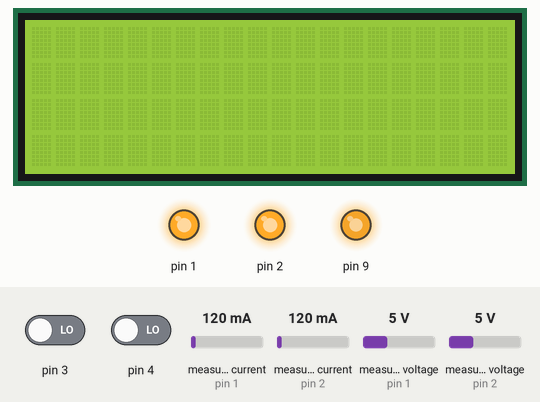
This sketch was run on a simulated Arduino Uno, built with avr-gcc and run on an emulated ATmega328P. Parts: 20×4 character LCD, output pins drawn as LEDs (lit = HIGH). Inputs (shaded band) come from the test bench; at power-on: measured voltage (sensors on pin 2, pin 1) 5 V, measured current (sensors on pin 1, pin 2) 120 mA, pin 3 LOW, pin 4 LOW.

Above: at 1.2 s.
1.3 s: measured voltage (sensor on pin 2) set to 10.8 V
3.2 s: measured voltage (sensor on pin 2) set to 11.2 V
At 4.9 s:
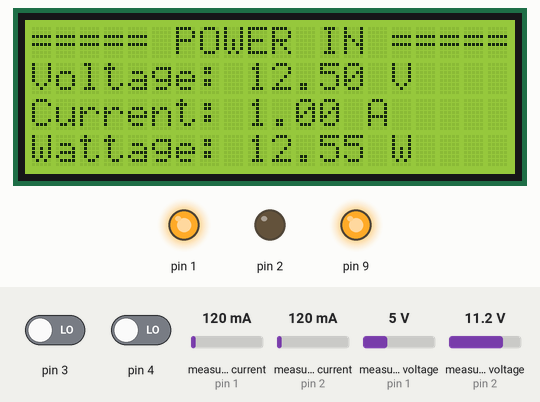
5.1 s: measured current (sensor on pin 1) set to 40 mA
At 6.8 s:
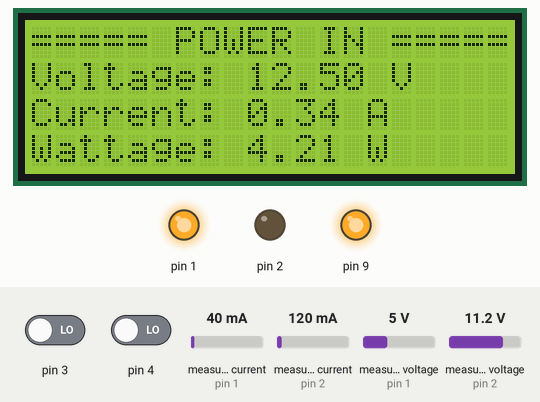
7.8 s: measured voltage (sensor on pin 1) set to 0.3 V
At 10.0 s:
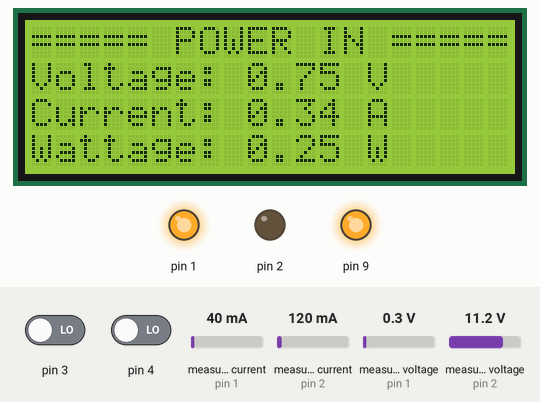
10.3 s: measured current (sensor on pin 1) set to 500 mA
At 12.3 s:
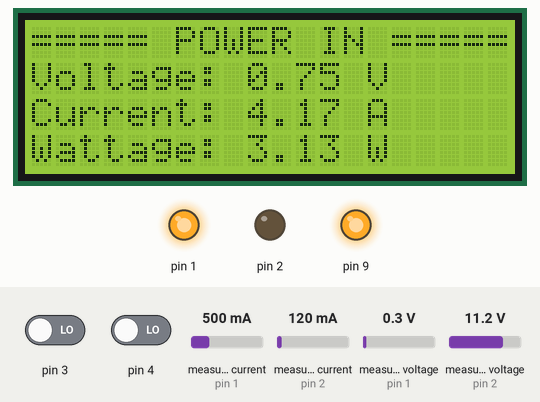
12.8 s: measured voltage (sensor on pin 1) set to 3.8 V
At 14.5 s:
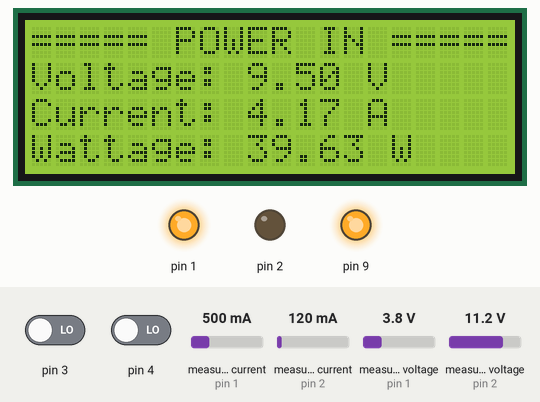
Timing chart, 0 to 16.0 s (numbered marks = the images above; inputs shaded):
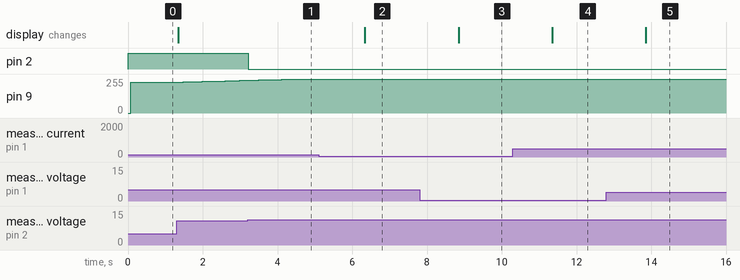

The sketch:

mppt-solar.ino
```cpp
#include <TimerOne.h>
#include "FancyI2CLiquidCrystal.h"
#include "AdafruitFixedSensorMeasurer.h"
#include "Button.h"

/// <summary>
/// Shutdown digital pin (D1)
/// </summary>
const int shutdownDigitalPin(1);

/// <summary>
/// Load disconnect digital pin (D2)
/// </summary>
const int loadDisconnectDigitalPin(2);

/// <summary>
/// Move cursor up digital pin (D3)
/// </summary>
const int moveCursorUpDigitalPin(3);

/// <summary>
/// Move cursor down digital pin (D4)
/// </summary>
const int moveCursorDownDigitalPin(4);

/// <summary>
/// PWM signal digital pin (D9)
/// </summary>
const int pwmSignalDigitalPin(9);

/// <summary>
/// Scenes count
/// </summary>
const int scenesCount(4);

/// <summary>
/// Maximal inactive loop count
/// </summary>
const int maxInactiveLoopCount(10800);

/// <summary>
/// Battery minimum voltage
/// </summary>
const double batteryMinVoltage(21.6);

/// <summary>
/// Battery maximal voltage
/// </summary>
const double batteryMaxVoltage(27.36);

/// <summary>
/// Load reconnect voltage
/// </summary>
const double loadReconnectVoltage(25.36);

/// <summary>
/// Duty cycle step
/// </summary>
int dutyCycleStep(1);

/// <summary>
/// Currently is positive
/// </summary>
bool currentIsPositive(false);

/// <summary>
/// Current duty cycle
/// </summary>
int currentDutyCycle(0x39A);

/// <summary>
/// Screen update loop count
/// </summary>
int screenUpdateLoopCount(0);

/// <summary>
/// Done nothing loop count
/// </summary>
int doneNothingLoopCount(0);

/// <summary>
/// Scenes
/// </summary>
void(*scenes[scenesCount])();

/// <summary>
/// Voltage input
/// </summary>
double voltageIn;

/// <summary>
/// Current input
/// </summary>
double currentIn;

/// <summary>
/// Voltage output
/// </summary>
double voltageOut;

/// <summary>
/// Current output
/// </summary>
double currentOut;

/// <summary>
/// Is inactive loop count
/// </summary>
int isInactiveLoopCount(0);

/// <summary>
/// Selected scene index
/// </summary>
int selectedSceneIndex(0);

/// <summary>
/// Is load disconnected
/// </summary>
bool isLoadDisconnected(false);

/// <summary>
/// LCD
/// </summary>
FancyI2CLiquidCrystal lcd(20, 4);

/// <summary>
/// Sensor input measurer
/// </summary>
AdafruitFixedSensorMeasurer sensorInputMeasurer(0x41, 2.499698795180723, 0.0, 0.0083375020843755, 0.4);

/// <summary>
/// Sensor output measurer
/// </summary>
AdafruitFixedSensorMeasurer sensorOutputMeasurer(0x42, 2.499698795180723, 0.0, 0.0083640013382402, 0.4);

/// <summary>
/// Up button
/// </summary>
Button upButton(moveCursorUpDigitalPin, []()
{
	scenes[selectedSceneIndex]();
}, []()
{
	if (isInactiveLoopCount >= maxInactiveLoopCount)
	{
		lcd.Backlight();
	}
	else
	{
		--selectedSceneIndex;
		if (selectedSceneIndex < 0)
		{
			selectedSceneIndex = scenesCount - 1;
		}
	}
	scenes[selectedSceneIndex]();
	isInactiveLoopCount = 0;
});

/// <summary>
/// Down button
/// </summary>
Button downButton(moveCursorDownDigitalPin, []()
{
	scenes[selectedSceneIndex]();
}, []()
{
	if (isInactiveLoopCount >= maxInactiveLoopCount)
	{
		lcd.Backlight();
	}
	else
	{
		++selectedSceneIndex;
		if (selectedSceneIndex >= scenesCount)
		{
			selectedSceneIndex = 0;
		}
	}
	scenes[selectedSceneIndex]();
	isInactiveLoopCount = 0;
});

/// <summary>
/// Clamp value
/// </summary>
template <class T> T Clamp(T val, T min, T max)
{
	return ((val < min) ? min : ((val > max) ? max : val));
}

/// <summary>
/// Optimize duty cycle
/// </summary>
void OptimizeDutyCycle(bool isPositive)
{
	if (currentIsPositive == isPositive)
	{
		dutyCycleStep = Clamp(dutyCycleStep + 1, 0, 100);
	}
	else
	{
		currentIsPositive = isPositive;
		dutyCycleStep = 1;
	}
}

/// <summary>
/// Get next MPPT duty cycle
/// </summary>
int GetNextMPPTDutyCycle(double voltage, double current, double lastVoltage, double lastCurrent, int dutyCycle)
{
	int ret(Clamp(dutyCycle, 0x0, 0x3FF));
	double delta_input_voltage(voltage - lastVoltage);
	double delta_input_power((voltage * current) - (lastVoltage * lastCurrent));
	if (delta_input_power <= -0.001)
	{
		if (delta_input_voltage < 0.0)
		{
			ret -= dutyCycleStep / 10;
			OptimizeDutyCycle(false);
		}
		else
		{
			ret += dutyCycleStep / 10;
			OptimizeDutyCycle(true);
		}
	}
	else if (delta_input_power >= 0.001)
	{
		if (delta_input_voltage < 0.0)
		{
			ret += dutyCycleStep / 10;
			OptimizeDutyCycle(true);
		}
		else
		{
			ret -= dutyCycleStep / 10;
			OptimizeDutyCycle(false);
		}
	}
	return Clamp(ret, 0x0, 0x3FF);
}

// Arduino setup
void setup()
{
	// 20 us <=> 50 kHz
	Timer1.initialize(20);
	pinMode(shutdownDigitalPin, OUTPUT);
	pinMode(loadDisconnectDigitalPin, OUTPUT);
	pinMode(moveCursorUpDigitalPin, INPUT);
	pinMode(moveCursorDownDigitalPin, INPUT);
	pinMode(pwmSignalDigitalPin, OUTPUT);
	digitalWrite(shutdownDigitalPin, HIGH);
	digitalWrite(loadDisconnectDigitalPin, HIGH);
	lcd.Begin();
	sensorInputMeasurer.Begin();
	sensorOutputMeasurer.Begin();
	scenes[0] = []()
	{
		lcd.PrintLine(0, "===== POWER IN =====");
		lcd.PrintLine(1, "Voltage: ");
		lcd.Print(voltageIn);
		lcd.Print(" V");
		lcd.PrintLine(2, "Current: ");
		lcd.Print(currentIn);
		lcd.Print(" A");
		lcd.PrintLine(3, "Wattage: ");
		lcd.Print(voltageIn * currentIn);
		lcd.Print(" W");
	};
	scenes[1] = []()
	{
		lcd.PrintLine(0, "==== BATTERY IN ====");
		lcd.PrintLine(1, "Voltage: ");
		lcd.Print(isLoadDisconnected ? "true" : "false");
		//lcd.Print(voltageOut);
		lcd.Print(" V");
		lcd.PrintLine(2, "Current: ");
		lcd.Print(currentOut);
		lcd.Print(" A");
		lcd.PrintLine(3, "Wattage: ");
		lcd.Print(voltageOut * currentOut);
		lcd.Print(" W");
	};
	scenes[2] = []()
	{
		lcd.PrintLine(0, "=== BATTERY STATS ==");
		lcd.PrintLine(1, ".__________________.");
		lcd.SetCursor(6, 1);
		lcd.Print(((Clamp(voltageOut, batteryMinVoltage, batteryMaxVoltage) - batteryMinVoltage) * 100.0) / (batteryMaxVoltage - batteryMinVoltage));
		lcd.Print("%");
		lcd.PrintLine(2, "|                  |");
		lcd.SetCursor(1, 2);
		for (int i(0), sz(((Clamp(voltageOut, batteryMinVoltage, batteryMaxVoltage) - batteryMinVoltage) * 18.0) / (batteryMaxVoltage - batteryMinVoltage)); i < sz; i++)
		{
			lcd.Print("=");
			//lcd.Print("░");
		}
		lcd.PrintLine(3, "'------------------'");
	};
	scenes[3] = []()
	{
		lcd.PrintLine(0, "==== EFFICIENCY ====");
		lcd.PrintLine(1, "");
		lcd.PrintLine(2, "      ");
		lcd.Print(Clamp(((voltageOut * currentOut) * 100.0) / (voltageIn * currentIn), 0.0, 100.0));
		lcd.Print("%");
		lcd.PrintLine(3, "");
	};
}

// Arduino loop
void loop()
{
	// MPPT
	double last_voltage(sensorInputMeasurer.GetLastVoltage());
	double last_current(sensorInputMeasurer.GetLastCurrent());
	voltageIn = sensorInputMeasurer.MeasureVoltage();
	currentIn = sensorInputMeasurer.MeasureCurrent();
	voltageOut = sensorOutputMeasurer.MeasureVoltage();
	currentOut = sensorOutputMeasurer.MeasureCurrent();
	double delta_power((voltageIn * currentIn) - (last_voltage * last_current));
	int last_duty_cycle(currentDutyCycle);
	currentDutyCycle = GetNextMPPTDutyCycle(voltageIn, currentIn, last_voltage, last_current, currentDutyCycle);
	if (currentDutyCycle == last_duty_cycle)
	{
		++doneNothingLoopCount;
	}
	else
	{
		doneNothingLoopCount = 0;
	}
	if (voltageOut > batteryMaxVoltage)
	{
		if (!isLoadDisconnected)
		{
			isLoadDisconnected = true;
			digitalWrite(loadDisconnectDigitalPin, LOW);
		}
	}
	if (voltageOut < loadReconnectVoltage)
	{
		if (isLoadDisconnected)
		{
			isLoadDisconnected = false;
			digitalWrite(loadDisconnectDigitalPin, HIGH);
		}
	}
	if (doneNothingLoopCount >= 160)
	{
		if ((doneNothingLoopCount % 5) == 0)
		{
			currentDutyCycle = Clamp(currentDutyCycle + 1, 0, 0x3FF);
		}
	}
	Timer1.pwm(pwmSignalDigitalPin, currentDutyCycle);
	upButton.Update();
	downButton.Update();
	++screenUpdateLoopCount;
	if ((screenUpdateLoopCount % 180) == 0)
	{
		screenUpdateLoopCount = 0;
		scenes[selectedSceneIndex]();
	}
	isInactiveLoopCount = Clamp(isInactiveLoopCount + 1, 0, maxInactiveLoopCount + 1);
	if (isInactiveLoopCount == maxInactiveLoopCount)
	{
		lcd.NoBacklight();
	}
}
```

AdafruitFixedSensorMeasurer.cpp
```cpp
#include "Arduino.h"
#include "AdafruitFixedSensorMeasurer.h"

/// <summary>
/// Constructor
/// </summary>
AdafruitFixedSensorMeasurer::AdafruitFixedSensorMeasurer(int mode, double busVoltageMultiplier, double busVoltageOffset, double currentMultiplier, double currentOffset) : measurer(mode), busVoltageMultiplier(busVoltageMultiplier), busVoltageOffset(busVoltageOffset), currentMultiplier(currentMultiplier), currentOffset(currentOffset)
{
	//
}

/// <summary>
/// Begin measurer
/// </summary>
void AdafruitFixedSensorMeasurer::Begin()
{
	measurer.begin();
}

/// <summary>
/// Measure voltage
/// </summary>
double AdafruitFixedSensorMeasurer::MeasureVoltage()
{
	return voltageMeasurements.AddMeasurement(busVoltageMultiplier * (measurer.getBusVoltage_V() + busVoltageOffset));
}

/// <summary>
/// Measure current
/// </summary>
double AdafruitFixedSensorMeasurer::MeasureCurrent()
{
	return currentMeasurements.AddMeasurement(currentMultiplier * (measurer.getCurrent_mA() + currentOffset));
}

/// <summary>
/// Get last measured voltage
/// </summary>
double AdafruitFixedSensorMeasurer::GetLastVoltage()
{
	return voltageMeasurements.GetLastMeasurement();
}

/// <summary>
/// Get last measured current
/// </summary>
double AdafruitFixedSensorMeasurer::GetLastCurrent()
{
	return currentMeasurements.GetLastMeasurement();
}
```

AdafruitFixedSensorMeasurer.h
```cpp
#ifndef __ADAFRUIT_FIXED_SENSOR_MEASURER_H__
#	define __ADAFRUIT_FIXED_SENSOR_MEASURER_H__

#	include <Adafruit_INA219.h>
#	include "Measurements.h"

/// <summary>
/// Adafruit fixed sensor measurer class
/// </summary>
class AdafruitFixedSensorMeasurer
{
private:
	/// <summary>
	/// Measurer
	/// </summary>
	Adafruit_INA219 measurer;

	/// <summary>
	/// Bus voltage multiplier
	/// </summary>
	double busVoltageMultiplier;

	/// <summary>
	/// Bus voltage offset
	/// </summary>
	double busVoltageOffset;

	/// <summary>
	/// CUrrent multiplier
	/// </summary>
	double currentMultiplier;

	/// <summary>
	/// Current offset
	/// </summary>
	double currentOffset;

	/// <summary>
	/// VOltage measurements
	/// </summary>
	Measurements voltageMeasurements;

	/// <summary>
	/// Current measurements
	/// </summary>
	Measurements currentMeasurements;

	/// <summary>
	/// Measurement current count
	/// </summary>
	unsigned int measurementCurrentCount;

	AdafruitFixedSensorMeasurer();
	AdafruitFixedSensorMeasurer(const AdafruitFixedSensorMeasurer &);

	AdafruitFixedSensorMeasurer & operator = (const AdafruitFixedSensorMeasurer &);
public:
	/// <summary>
	/// Constructor
	/// </summary>
	AdafruitFixedSensorMeasurer(int mode, double busVoltageMultiplier, double busVoltageOffset, double currentMultiplier, double currentOffset);

	/// <summary>
	/// Begin measurer
	/// </summary>
	void Begin();

	/// <summary>
	/// Measure voltage
	/// </summary>
	double MeasureVoltage();

	/// <summary>
	/// Measure current
	/// </summary>
	double MeasureCurrent();

	/// <summary>
	/// Get last measured voltage
	/// </summary>
	double GetLastVoltage();

	/// <summary>
	/// Get last measured current
	/// </summary>
	double GetLastCurrent();
};

#endif
```

Button.cpp
```cpp
#include "Arduino.h"
#include "Button.h"

/// <summary>
/// Constructor
/// </summary>
Button::Button(int pin, void(*buttonPressedEvent)(), void(*buttonReleasedEvent)()) : pin(pin), isPressed(false), buttonPressedEvent(buttonPressedEvent), buttonReleasedEvent()
{
	//
}

/// <summary>
/// Update
/// </summary>
void Button::Update()
{
	if (digitalRead(pin))
	{
		if (!isPressed)
		{
			isPressed = true;
			if (buttonPressedEvent)
			{
				buttonPressedEvent();
			}
		}
	}
	else
	{
		if (isPressed)
		{
			isPressed = false;
			if (buttonReleasedEvent)
			{
				buttonReleasedEvent();
			}
		}
	}
}
```

Button.h
```cpp
#ifndef __BUTTON_H__
#	define __BUTTON_H__

/// <summary>
/// Button class
/// </summary>
class Button
{
private:
	/// <summary>
	/// Pin
	/// </summary>
	int pin;

	/// <summary>
	/// Is pressed
	/// </summary>
	bool isPressed;

	/// <summary>
	/// Button pressed event
	/// </summary>
	void(*buttonPressedEvent)();

	/// <summary>
	/// Button released event
	/// </summary>
	void(*buttonReleasedEvent)();
public:
	/// <summary>
	/// Constructor
	/// </summary>
	Button(int pin, void(*buttonPressedEvent)(), void(*buttonReleasedEvent)());

	/// <summary>
	/// Update
	/// </summary>
	void Update();
};

#endif
```

FancyI2CLiquidCrystal.cpp
```cpp
#include "Arduino.h"
#include "FancyI2CLiquidCrystal.h"

/// <summary>
/// Constructor
/// </summary>
FancyI2CLiquidCrystal::FancyI2CLiquidCrystal(int columns, int rows) : lcd(0x27, 2, 1, 0, 4, 5, 6, 7, 3, POSITIVE), columns(columns), rows(rows)
{
	//
}

/// <summary>
/// Begin LCD
/// </summary>
void FancyI2CLiquidCrystal::Begin()
{
	lcd.begin(columns, rows);
}

/// <summary>
/// Print line
/// </summary>
void FancyI2CLiquidCrystal::PrintLine(int index, const char *str)
{
	unsigned int str_len(strlen(str));
	lcd.setCursor(0, index);
	lcd.print(str);
	for (int i(str_len); i < columns; i++)
	{
		lcd.print(" ");
	}
	lcd.setCursor(str_len, index);
}

/// <summary>
/// Set cursor
/// </summary>
void FancyI2CLiquidCrystal::SetCursor(int column, int row)
{
	lcd.setCursor(column, row);
}

/// <summary>
/// Backlight on
/// </summary>
void FancyI2CLiquidCrystal::Backlight()
{
	lcd.backlight();
}

/// <summary>
/// Backlight off
/// </summary>
void FancyI2CLiquidCrystal::NoBacklight()
{
	lcd.noBacklight();
}
```

FancyI2CLiquidCrystal.h
```cpp
#ifndef __FANCY_I2C_LIQUID_CRYSTAL_H__
#	define __FANCY_I2C_LIQUID_CRYSTAL_H__

#	include <LiquidCrystal_I2C.h>

/// <summary>
/// Fancy I2C liquid crystal class
/// </summary>
class FancyI2CLiquidCrystal
{
private:
	/// <summary>
	/// LCD
	/// </summary>
	LiquidCrystal_I2C lcd;

	/// <summary>
	/// COlumns
	/// </summary>
	int columns;

	/// <summary>
	/// Rows
	/// </summary>
	int rows;

	/// <summary>
	/// Get string length
	/// </summary>
	unsigned int strlen(const char *str)
	{
		unsigned int ret(0U);
		for (const char *c(str); *c != '\0'; c++)
		{
			++ret;
		}
		return ret;
	}
public:
	/// <summary>
	/// Constructor
	/// </summary>
	FancyI2CLiquidCrystal(int columns, int rows);

	/// <summary>
	/// Begin LCD
	/// </summary>
	void Begin();

	/// <summary>
	/// Print line
	/// </summary>
	void PrintLine(int index, const char *str);

	/// <summary>
	/// Print
	/// </summary>
	template <class _T> void Print(_T val)
	{
		lcd.print(val);
	}

	/// <summary>
	/// Set cursor
	/// </summary>
	void SetCursor(int column, int row);

	/// <summary>
	/// Backlight on
	/// </summary>
	void Backlight();

	/// <summary>
	/// Backlight off
	/// </summary>
	void NoBacklight();
};

#endif
```

Measurements.cpp
```cpp
#include "Arduino.h"
#include "Measurements.h"

/// <summary>
/// Default constructor
/// </summary>
Measurements::Measurements() : measurementCount(0U), lastMeasurement(0.0)
{
	for (int i(0); i < MAX_MEASUREMENTS; i++)
	{
		measurements[i] = 0.0;
	}
}

/// <summary>
/// Add measurement
/// </summary>
double Measurements::AddMeasurement(double input)
{
	lastMeasurement = 0.0;
	if (measurementCount < MAX_MEASUREMENTS)
	{
		measurements[measurementCount] = input;
		++measurementCount;
	}
	else
	{
		for (int i(1); i < MAX_MEASUREMENTS; i++)
		{
			measurements[i - 1] = measurements[i];
		}
		measurements[MAX_MEASUREMENTS - 1] = input;
	}
	for (int i(0); i < measurementCount; i++)
	{
		lastMeasurement += measurements[i];
	}
	lastMeasurement /= static_cast<double>(measurementCount);
	return lastMeasurement;
}

/// <summary>
/// Get last measurement
/// </summary>
double Measurements::GetLastMeasurement()
{
	return lastMeasurement;
}
```

Measurements.h
```cpp
#ifndef __MEASUREMENTS_H__
#	define __MEASUREMENTS_H__

#	define MAX_MEASUREMENTS 5

/// <summary>
/// Measurements class
/// </summary>
class Measurements
{
private:
	/// <summary>
	/// Measurements
	/// </summary>
	double measurements[MAX_MEASUREMENTS];

	/// <summary>
	/// Measurement count
	/// </summary>
	unsigned int measurementCount;

	/// <summary>
	/// Last measurement
	/// </summary>
	double lastMeasurement;

	Measurements(const Measurements &);

	Measurements & operator = (const Measurements &);
public:
	/// <summary>
	/// Default constructor
	/// </summary>
	Measurements();

	/// <summary>
	/// Add measurement
	/// </summary>
	double AddMeasurement(double input);

	/// <summary>
	/// Get last measurement
	/// </summary>
	double GetLastMeasurement();
};

#endif
```

Measured:
- the behaviour switches between 10.9 and 11 V on measured voltage (sensor on pin 2) (found by bisection; images 0 and 1)
- after the input at 3.2 s, pin 2: HIGH → LOW at once
- after the input at 5.1 s, the display: changes after 1.2 s (image 2)
- after the input at 7.8 s, the display: changes after 1.0 s (image 3)
- after the input at 10.3 s, the display: changes after 1.0 s (image 4)
- after the input at 12.8 s, pin 9: 255/255 → 254/255 at once, → 255/255 1.2 s later; the display: changes after 1.1 s (image 5)
